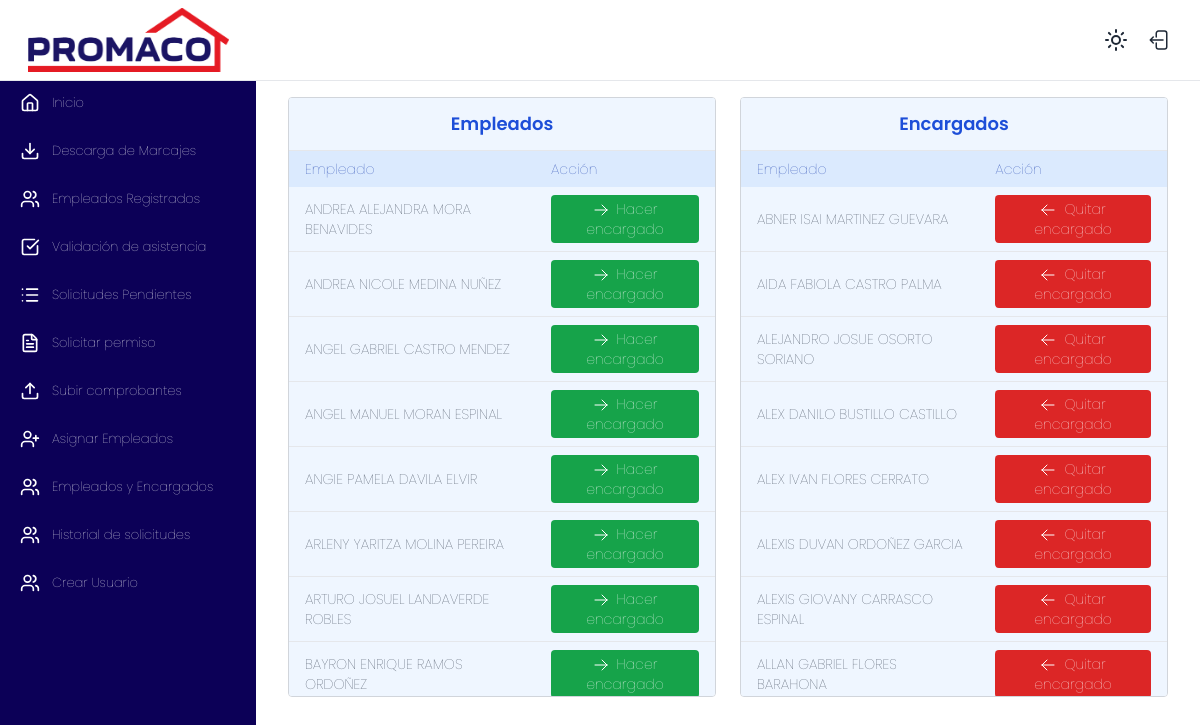
/marcaje/empleados_y_encargados/, run on an earlier commit of the app's database.
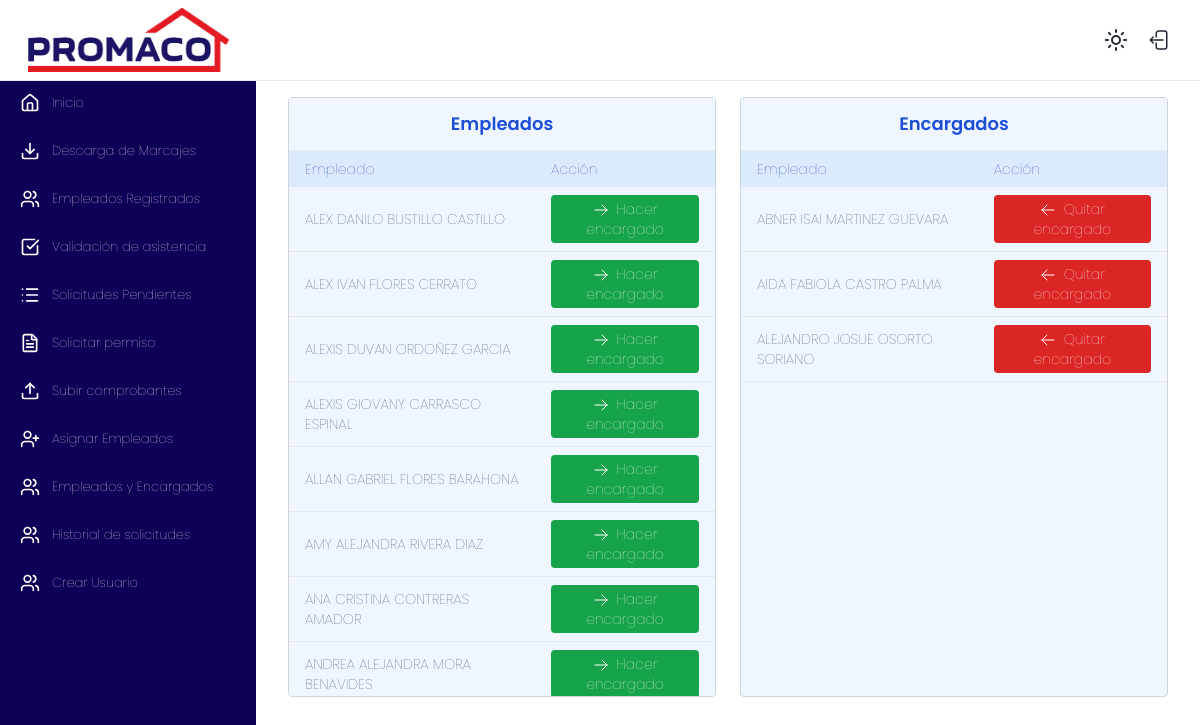
And on a later commit of the database.
### marcaje/models.py (models this page shows, shortened)
class Empleado(models.Model):
    user = models.OneToOneField(User, on_delete=models.SET_NULL, null=True, blank=True)
    id_externo = models.IntegerField(unique=True)
    codigo = models.CharField(max_length=20)
    nombre = models.CharField(max_length=100)
    departamento = models.CharField(max_length=100)
    sucursal = models.ForeignKey(Sucursal, on_delete=models.PROTECT)
    es_encargado = models.BooleanField(default=False)
    class Meta:
        verbose_name = "Empleado"
        verbose_name_plural = "Empleados"
        ordering = ['nombre']

### marcaje/views.py (the view)
# urls.py: path('empleados_y_encargados/', views.empleados_y_encargados, name='empleados_y_encargados'),
def empleados_y_encargados(request):
    empleados = Empleado.objects.filter(es_encargado=False)
    encargados = Empleado.objects.filter(es_encargado=True)
    return render(request, 'emp_enc.html', {'empleados': empleados, 'encargados': encargados})

### marcaje/context_processors.py (called while the page is built, shortened)
def empleados_a_cargo_context(request):
    empleados_cargo = []
    encargado_obj = None
    return {'empleados_a_cargo_global': empleados_cargo, 'encargado': encargado_obj}

### marcaje/templates/emp_enc.html (shortened to what this page needs)
{% extends 'base.html' %}
{% block content %}
<div id="tablas" class="flex flex-col md:flex-row justify-around gap-6 mt-10 px-4">
    <div class="bg-blue-50 dark:bg-blue-800 overflow-x-auto max-h-[600px] overflow-y-auto border border-gray-300 rounded w-full md:w-1/2">
        <div class="sticky top-0 z-20 bg-blue-50 dark:bg-blue-800 border-b border-gray-200 dark:border-gray-700">
            <h2 class="text-lg font-semibold text-center py-3 text-blue-700 dark:text-blue-200">
                Empleados
            </h2>
        </div>
        <table class="min-w-full table-auto text-sm text-left text-gray-700 dark:text-gray-200">
            <thead class="bg-blue-100 text-blue-800 sticky top-[52px] z-10">
                <tr>
                    <th class="px-4 py-2">Empleado</th>
                    <th class="px-4 py-2">Acción</th>
                </tr>
            </thead>
            <tbody>
                {% for emp in empleados %}
                <tr class="hover:bg-gray-50 dark:hover:bg-blue-600 border-b">
                    <td class="px-4 py-2">{{ emp.nombre }}</td>
                    <td class="px-4 py-2">
                        <form method="POST"
                              hx-post="{% url 'convertir_a_encargado' emp.id %}"
                              hx-target="#tablas"
                              hx-swap="innerHTML">
                            <button type="submit" class="bg-green-600 text-white px-3 py-1 rounded hover:bg-green-400 transition text-sm">
                                <svg xmlns="http://www.w3.org/2000/svg" fill="none" viewBox="0 0 24 24" stroke-width="1.5" stroke="currentColor" class="w-4 h-4 inline align-middle mr-1">
                                    <path stroke-linecap="round" stroke-linejoin="round" d="M13.5 4.5 21 12m0 0-7.5 7.5M21 12H3" />
                                </svg>
                                Hacer encargado
                            </button>
                        </form>
                    </td>
                </tr>
                {% endfor %}
            </tbody>
        </table>
    </div>
    <div class="bg-blue-50 dark:bg-blue-800 overflow-x-auto max-h-[600px] overflow-y-auto border border-gray-300 rounded w-full md:w-1/2">
    <div class="sticky top-0 z-20 bg-blue-50 dark:bg-blue-800 border-b border-gray-200 dark:border-gray-700">
        <h2 class="text-lg font-semibold text-center py-3 text-blue-700 dark:text-blue-200">
            Encargados
        </h2>
    </div>
        <table class="min-w-full table-auto text-sm text-left text-gray-700 dark:text-gray-200">
            <thead class="bg-blue-100 text-blue-800 sticky top-[52px] z-10">
                <tr>
                    <th class="px-4 py-2">Empleado</th>
                    <th class="px-4 py-2">Acción</th>
                </tr>
            </thead>
            <tbody>
                {% for encargado in encargados %}
                <tr class="hover:bg-gray-50 dark:hover:bg-blue-600 border-b">
                    <td class="px-4 py-2">{{ encargado.nombre }}</td>
                    <td class="px-4 py-2">
                        <form method="POST"
                              hx-post="{% url 'convertir_a_empleado' encargado.id %}"
                              hx-target="#tablas"
                              hx-swap="innerHTML">
                            <button type="submit" class="bg-red-600 text-white px-3 py-1 rounded hover:bg-red-700 transition text-sm">
                                <svg xmlns="http://www.w3.org/2000/svg" fill="none" viewBox="0 0 24 24" stroke-width="1.5" stroke="currentColor" class="w-4 h-4 inline align-middle mr-1">
                                    <path stroke-linecap="round" stroke-linejoin="round" d="M10.5 19.5 3 12m0 0 7.5-7.5M3 12h18" />
                                </svg>
                                Quitar encargado
                            </button>
                        </form>
                    </td>
                </tr>
                {% endfor %}
            </tbody>
        </table>
    </div>
</div>
{% endblock %}

What changed in the data, as far as the page shows it:
no longer on this page (row unchanged): Empleado: nombre "ANDREA NICOLE MEDINA NUÑEZ", shown under "Empleados"
no longer on this page (row unchanged): Empleado: nombre "ANGEL GABRIEL CASTRO MENDEZ", shown under "Empleados"
no longer on this page (row unchanged): Empleado: nombre "ANGEL MANUEL MORAN ESPINAL", shown under "Empleados"
no longer on this page (row unchanged): Empleado: nombre "ANGIE PAMELA DAVILA ELVIR", shown under "Empleados"
no longer on this page (row unchanged): Empleado: nombre "ARLENY YARITZA MOLINA PEREIRA", shown under "Empleados"
no longer on this page (row unchanged): Empleado: nombre "ARTURO JOSUEL LANDAVERDE ROBLES", shown under "Empleados"
no longer on this page (row unchanged): Empleado: nombre "BAYRON ENRIQUE RAMOS ORDOÑEZ", shown under "Empleados"
changed Empleado "ALEX DANILO BUSTILLO CASTILLO": moves from the list under "Encargados" to the list under "Empleados"
changed Empleado "ALEX IVAN FLORES CERRATO": moves from the list under "Encargados" to the list under "Empleados"
changed Empleado "ALEXIS DUVAN ORDOÑEZ GARCIA": moves from the list under "Encargados" to the list under "Empleados"
changed Empleado "ALEXIS GIOVANY CARRASCO ESPINAL": moves from the list under "Encargados" to the list under "Empleados"
changed Empleado "ALLAN GABRIEL FLORES BARAHONA": moves from the list under "Encargados" to the list under "Empleados"
now on this page (row edited): Empleado: nombre "AMY ALEJANDRA RIVERA DIAZ", shown under "Empleados"
now on this page (row edited): Empleado: nombre "ANA CRISTINA CONTRERAS AMADOR", shown under "Empleados"
